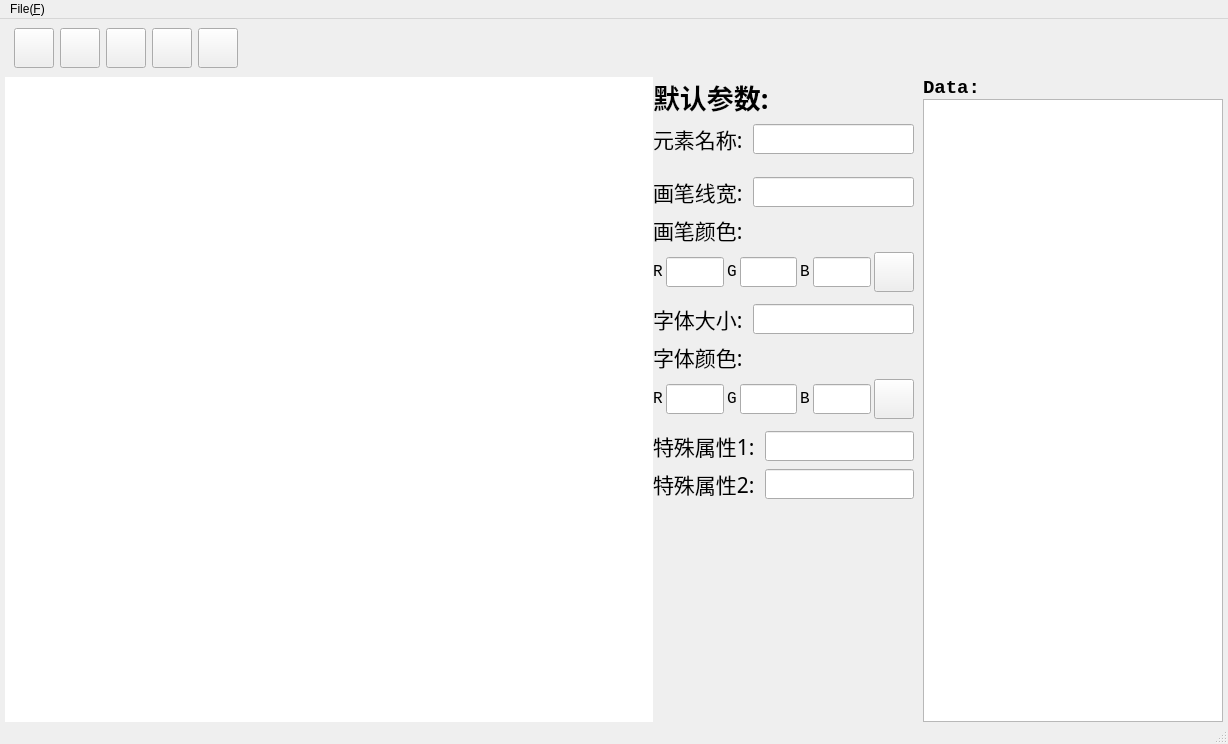
<?xml version="1.0" encoding="UTF-8"?>
<ui version="4.0">
 <class>MainWindow</class>
 <widget class="QMainWindow" name="MainWindow">
  <property name="geometry">
   <rect>
    <x>0</x>
    <y>0</y>
    <width>1228</width>
    <height>744</height>
   </rect>
  </property>
  <property name="windowTitle">
   <string>MainWindow</string>
  </property>
  <widget class="QWidget" name="centralwidget">
   <layout class="QVBoxLayout" name="mainWindowLayout">
    <property name="spacing">
     <number>0</number>
    </property>
    <property name="leftMargin">
     <number>5</number>
    </property>
    <property name="topMargin">
     <number>0</number>
    </property>
    <property name="rightMargin">
     <number>5</number>
    </property>
    <property name="bottomMargin">
     <number>0</number>
    </property>
    <item>
     <widget class="QWidget" name="widget_3" native="true">
      <property name="minimumSize">
       <size>
        <width>0</width>
        <height>50</height>
       </size>
      </property>
      <layout class="QHBoxLayout" name="horizontalLayout_2">
       <item>
        <widget class="QPushButton" name="cursorSetButton">
         <property name="minimumSize">
          <size>
           <width>40</width>
           <height>40</height>
          </size>
         </property>
         <property name="maximumSize">
          <size>
           <width>40</width>
           <height>40</height>
          </size>
         </property>
         <property name="font">
          <font>
           <family>Consolas</family>
           <pointsize>12</pointsize>
           <weight>75</weight>
           <bold>true</bold>
          </font>
         </property>
         <property name="text">
          <string/>
         </property>
         <property name="icon">
          <iconset resource="icons.qrc">
           <normaloff>:/new/prefix1/img/cursorImg.png</normaloff>:/new/prefix1/img/cursorImg.png</iconset>
         </property>
         <property name="iconSize">
          <size>
           <width>35</width>
           <height>35</height>
          </size>
         </property>
        </widget>
       </item>
       <item>
        <widget class="QPushButton" name="graphSetButton">
         <property name="minimumSize">
          <size>
           <width>40</width>
           <height>40</height>
          </size>
         </property>
         <property name="maximumSize">
          <size>
           <width>40</width>
           <height>40</height>
          </size>
         </property>
         <property name="font">
          <font>
           <family>Consolas</family>
           <pointsize>12</pointsize>
           <weight>75</weight>
           <bold>true</bold>
          </font>
         </property>
         <property name="text">
          <string/>
         </property>
         <property name="icon">
          <iconset resource="icons.qrc">
           <normaloff>:/new/prefix1/img/nodeImg.png</normaloff>:/new/prefix1/img/nodeImg.png</iconset>
         </property>
         <property name="iconSize">
          <size>
           <width>35</width>
           <height>35</height>
          </size>
         </property>
        </widget>
       </item>
       <item>
        <widget class="QPushButton" name="stackSetButton">
         <property name="minimumSize">
          <size>
           <width>40</width>
           <height>40</height>
          </size>
         </property>
         <property name="maximumSize">
          <size>
           <width>40</width>
           <height>40</height>
          </size>
         </property>
         <property name="font">
          <font>
           <family>Consolas</family>
           <pointsize>12</pointsize>
           <weight>75</weight>
           <bold>true</bold>
          </font>
         </property>
         <property name="text">
          <string/>
         </property>
         <property name="icon">
          <iconset resource="icons.qrc">
           <normaloff>:/new/prefix1/img/stackImg.png</normaloff>:/new/prefix1/img/stackImg.png</iconset>
         </property>
         <property name="iconSize">
          <size>
           <width>35</width>
           <height>35</height>
          </size>
         </property>
        </widget>
       </item>
       <item>
        <widget class="QPushButton" name="queueSetButton">
         <property name="minimumSize">
          <size>
           <width>40</width>
           <height>40</height>
          </size>
         </property>
         <property name="maximumSize">
          <size>
           <width>40</width>
           <height>40</height>
          </size>
         </property>
         <property name="font">
          <font>
           <family>Consolas</family>
           <pointsize>12</pointsize>
           <weight>75</weight>
           <bold>true</bold>
          </font>
         </property>
         <property name="text">
          <string/>
         </property>
         <property name="icon">
          <iconset resource="icons.qrc">
           <normaloff>:/new/prefix1/img/queueImg.png</normaloff>:/new/prefix1/img/queueImg.png</iconset>
         </property>
         <property name="iconSize">
          <size>
           <width>35</width>
           <height>35</height>
          </size>
         </property>
        </widget>
       </item>
       <item>
        <widget class="QPushButton" name="arrowSetButton">
         <property name="minimumSize">
          <size>
           <width>40</width>
           <height>40</height>
          </size>
         </property>
         <property name="maximumSize">
          <size>
           <width>40</width>
           <height>40</height>
          </size>
         </property>
         <property name="font">
          <font>
           <family>Consolas</family>
           <pointsize>12</pointsize>
           <weight>75</weight>
           <bold>true</bold>
          </font>
         </property>
         <property name="text">
          <string/>
         </property>
         <property name="icon">
          <iconset resource="icons.qrc">
           <normaloff>:/new/prefix1/img/arrowImg.png</normaloff>:/new/prefix1/img/arrowImg.png</iconset>
         </property>
         <property name="iconSize">
          <size>
           <width>35</width>
           <height>35</height>
          </size>
         </property>
        </widget>
       </item>
       <item>
        <spacer name="horizontalSpacer">
         <property name="orientation">
          <enum>Qt::Horizontal</enum>
         </property>
         <property name="sizeHint" stdset="0">
          <size>
           <width>967</width>
           <height>20</height>
          </size>
         </property>
        </spacer>
       </item>
      </layout>
     </widget>
    </item>
    <item>
     <widget class="QWidget" name="widget" native="true">
      <layout class="QHBoxLayout" name="horizontalLayout">
       <property name="spacing">
        <number>0</number>
       </property>
       <property name="leftMargin">
        <number>0</number>
       </property>
       <property name="topMargin">
        <number>0</number>
       </property>
       <property name="rightMargin">
        <number>0</number>
       </property>
       <property name="bottomMargin">
        <number>0</number>
       </property>
       <item>
        <widget class="PaintWidget" name="board" native="true">
         <property name="sizePolicy">
          <sizepolicy hsizetype="Expanding" vsizetype="Expanding">
           <horstretch>0</horstretch>
           <verstretch>0</verstretch>
          </sizepolicy>
         </property>
         <property name="minimumSize">
          <size>
           <width>500</width>
           <height>500</height>
          </size>
         </property>
         <property name="styleSheet">
          <string notr="true">background-color: rgb(255, 255, 255);
border-color: rgb(0, 0, 0);</string>
         </property>
        </widget>
       </item>
       <item>
        <widget class="QWidget" name="objectInfo" native="true">
         <property name="minimumSize">
          <size>
           <width>270</width>
           <height>250</height>
          </size>
         </property>
         <property name="maximumSize">
          <size>
           <width>250</width>
           <height>16777215</height>
          </size>
         </property>
         <widget class="QWidget" name="verticalLayoutWidget">
          <property name="geometry">
           <rect>
            <x>0</x>
            <y>0</y>
            <width>261</width>
            <height>631</height>
           </rect>
          </property>
          <layout class="QVBoxLayout" name="objectInfoLayout">
           <item>
            <widget class="QLabel" name="InfoTitle">
             <property name="font">
              <font>
               <family>等线</family>
               <pointsize>20</pointsize>
               <weight>75</weight>
               <bold>true</bold>
              </font>
             </property>
             <property name="text">
              <string>默认参数:</string>
             </property>
            </widget>
           </item>
           <item>
            <layout class="QHBoxLayout" name="horizontalLayout_7">
             <property name="spacing">
              <number>10</number>
             </property>
             <item>
              <widget class="QLabel" name="InfoTitle_6">
               <property name="sizePolicy">
                <sizepolicy hsizetype="Preferred" vsizetype="Maximum">
                 <horstretch>0</horstretch>
                 <verstretch>0</verstretch>
                </sizepolicy>
               </property>
               <property name="font">
                <font>
                 <family>等线</family>
                 <pointsize>16</pointsize>
                 <weight>50</weight>
                 <bold>false</bold>
                </font>
               </property>
               <property name="text">
                <string>元素名称:</string>
               </property>
              </widget>
             </item>
             <item>
              <widget class="QLineEdit" name="elementContextLineEdit">
               <property name="font">
                <font>
                 <family>Consolas</family>
                 <pointsize>14</pointsize>
                </font>
               </property>
              </widget>
             </item>
            </layout>
           </item>
           <item>
            <spacer name="verticalSpacer">
             <property name="orientation">
              <enum>Qt::Vertical</enum>
             </property>
             <property name="sizeType">
              <enum>QSizePolicy::Maximum</enum>
             </property>
             <property name="sizeHint" stdset="0">
              <size>
               <width>40</width>
               <height>15</height>
              </size>
             </property>
            </spacer>
           </item>
           <item>
            <layout class="QHBoxLayout" name="horizontalLayout_3">
             <property name="spacing">
              <number>10</number>
             </property>
             <item>
              <widget class="QLabel" name="InfoTitle_2">
               <property name="sizePolicy">
                <sizepolicy hsizetype="Preferred" vsizetype="Maximum">
                 <horstretch>0</horstretch>
                 <verstretch>0</verstretch>
                </sizepolicy>
               </property>
               <property name="font">
                <font>
                 <family>等线</family>
                 <pointsize>16</pointsize>
                 <weight>50</weight>
                 <bold>false</bold>
                </font>
               </property>
               <property name="text">
                <string>画笔线宽:</string>
               </property>
              </widget>
             </item>
             <item>
              <widget class="QLineEdit" name="lineWidthlineEdit">
               <property name="font">
                <font>
                 <family>Consolas</family>
                 <pointsize>14</pointsize>
                </font>
               </property>
              </widget>
             </item>
            </layout>
           </item>
           <item>
            <widget class="QLabel" name="InfoTitle_3">
             <property name="sizePolicy">
              <sizepolicy hsizetype="Minimum" vsizetype="Maximum">
               <horstretch>0</horstretch>
               <verstretch>0</verstretch>
              </sizepolicy>
             </property>
             <property name="font">
              <font>
               <family>等线</family>
               <pointsize>16</pointsize>
               <weight>50</weight>
               <bold>false</bold>
              </font>
             </property>
             <property name="text">
              <string>画笔颜色:</string>
             </property>
            </widget>
           </item>
           <item>
            <layout class="QHBoxLayout" name="horizontalLayout_4">
             <property name="spacing">
              <number>3</number>
             </property>
             <item>
              <widget class="QLabel" name="label_2">
               <property name="sizePolicy">
                <sizepolicy hsizetype="Preferred" vsizetype="Maximum">
                 <horstretch>0</horstretch>
                 <verstretch>0</verstretch>
                </sizepolicy>
               </property>
               <property name="font">
                <font>
                 <family>Consolas</family>
                 <pointsize>12</pointsize>
                 <weight>50</weight>
                 <bold>false</bold>
                </font>
               </property>
               <property name="text">
                <string>R</string>
               </property>
              </widget>
             </item>
             <item>
              <widget class="QLineEdit" name="rLineColorLineEdit">
               <property name="sizePolicy">
                <sizepolicy hsizetype="Expanding" vsizetype="Fixed">
                 <horstretch>0</horstretch>
                 <verstretch>0</verstretch>
                </sizepolicy>
               </property>
               <property name="font">
                <font>
                 <family>Consolas</family>
                 <pointsize>14</pointsize>
                 <weight>75</weight>
                 <bold>true</bold>
                </font>
               </property>
              </widget>
             </item>
             <item>
              <widget class="QLabel" name="label_4">
               <property name="sizePolicy">
                <sizepolicy hsizetype="Preferred" vsizetype="Maximum">
                 <horstretch>0</horstretch>
                 <verstretch>0</verstretch>
                </sizepolicy>
               </property>
               <property name="font">
                <font>
                 <family>Consolas</family>
                 <pointsize>12</pointsize>
                 <weight>50</weight>
                 <bold>false</bold>
                </font>
               </property>
               <property name="text">
                <string>G</string>
               </property>
              </widget>
             </item>
             <item>
              <widget class="QLineEdit" name="gLineColorLineEdit">
               <property name="font">
                <font>
                 <family>Consolas</family>
                 <pointsize>14</pointsize>
                 <weight>75</weight>
                 <bold>true</bold>
                </font>
               </property>
              </widget>
             </item>
             <item>
              <widget class="QLabel" name="label_5">
               <property name="sizePolicy">
                <sizepolicy hsizetype="Preferred" vsizetype="Maximum">
                 <horstretch>0</horstretch>
                 <verstretch>0</verstretch>
                </sizepolicy>
               </property>
               <property name="font">
                <font>
                 <family>Consolas</family>
                 <pointsize>12</pointsize>
                 <weight>50</weight>
                 <bold>false</bold>
                </font>
               </property>
               <property name="text">
                <string>B</string>
               </property>
              </widget>
             </item>
             <item>
              <widget class="QLineEdit" name="bLineColorLineEdit">
               <property name="sizePolicy">
                <sizepolicy hsizetype="Expanding" vsizetype="Fixed">
                 <horstretch>0</horstretch>
                 <verstretch>0</verstretch>
                </sizepolicy>
               </property>
               <property name="font">
                <font>
                 <family>Consolas</family>
                 <pointsize>14</pointsize>
                 <weight>75</weight>
                 <bold>true</bold>
                </font>
               </property>
              </widget>
             </item>
             <item>
              <widget class="QPushButton" name="lineColorDisplayScreen">
               <property name="sizePolicy">
                <sizepolicy hsizetype="Minimum" vsizetype="Maximum">
                 <horstretch>0</horstretch>
                 <verstretch>0</verstretch>
                </sizepolicy>
               </property>
               <property name="minimumSize">
                <size>
                 <width>40</width>
                 <height>40</height>
                </size>
               </property>
               <property name="maximumSize">
                <size>
                 <width>40</width>
                 <height>40</height>
                </size>
               </property>
               <property name="font">
                <font>
                 <family>Consolas</family>
                 <pointsize>12</pointsize>
                 <weight>75</weight>
                 <bold>true</bold>
                </font>
               </property>
               <property name="text">
                <string/>
               </property>
              </widget>
             </item>
            </layout>
           </item>
           <item>
            <spacer name="verticalSpacer_3">
             <property name="orientation">
              <enum>Qt::Vertical</enum>
             </property>
             <property name="sizeType">
              <enum>QSizePolicy::Maximum</enum>
             </property>
             <property name="sizeHint" stdset="0">
              <size>
               <width>88</width>
               <height>5</height>
              </size>
             </property>
            </spacer>
           </item>
           <item>
            <layout class="QHBoxLayout" name="horizontalLayout_6">
             <property name="spacing">
              <number>10</number>
             </property>
             <item>
              <widget class="QLabel" name="InfoTitle_5">
               <property name="sizePolicy">
                <sizepolicy hsizetype="Preferred" vsizetype="Maximum">
                 <horstretch>0</horstretch>
                 <verstretch>0</verstretch>
                </sizepolicy>
               </property>
               <property name="font">
                <font>
                 <family>等线</family>
                 <pointsize>16</pointsize>
                 <weight>50</weight>
                 <bold>false</bold>
                </font>
               </property>
               <property name="text">
                <string>字体大小:</string>
               </property>
              </widget>
             </item>
             <item>
              <widget class="QLineEdit" name="fontSizelineEdit">
               <property name="font">
                <font>
                 <family>Consolas</family>
                 <pointsize>14</pointsize>
                </font>
               </property>
              </widget>
             </item>
            </layout>
           </item>
           <item>
            <widget class="QLabel" name="InfoTitle_4">
             <property name="sizePolicy">
              <sizepolicy hsizetype="Minimum" vsizetype="Maximum">
               <horstretch>0</horstretch>
               <verstretch>0</verstretch>
              </sizepolicy>
             </property>
             <property name="font">
              <font>
               <family>等线</family>
               <pointsize>16</pointsize>
               <weight>50</weight>
               <bold>false</bold>
              </font>
             </property>
             <property name="text">
              <string>字体颜色:</string>
             </property>
            </widget>
           </item>
           <item>
            <layout class="QHBoxLayout" name="horizontalLayout_5">
             <property name="spacing">
              <number>3</number>
             </property>
             <item>
              <widget class="QLabel" name="label_3">
               <property name="sizePolicy">
                <sizepolicy hsizetype="Preferred" vsizetype="Maximum">
                 <horstretch>0</horstretch>
                 <verstretch>0</verstretch>
                </sizepolicy>
               </property>
               <property name="font">
                <font>
                 <family>Consolas</family>
                 <pointsize>12</pointsize>
                 <weight>50</weight>
                 <bold>false</bold>
                </font>
               </property>
               <property name="text">
                <string>R</string>
               </property>
              </widget>
             </item>
             <item>
              <widget class="QLineEdit" name="rFontColorLineEdit">
               <property name="sizePolicy">
                <sizepolicy hsizetype="Expanding" vsizetype="Fixed">
                 <horstretch>0</horstretch>
                 <verstretch>0</verstretch>
                </sizepolicy>
               </property>
               <property name="font">
                <font>
                 <family>Consolas</family>
                 <pointsize>14</pointsize>
                 <weight>75</weight>
                 <bold>true</bold>
                </font>
               </property>
              </widget>
             </item>
             <item>
              <widget class="QLabel" name="label_6">
               <property name="sizePolicy">
                <sizepolicy hsizetype="Preferred" vsizetype="Maximum">
                 <horstretch>0</horstretch>
                 <verstretch>0</verstretch>
                </sizepolicy>
               </property>
               <property name="font">
                <font>
                 <family>Consolas</family>
                 <pointsize>12</pointsize>
                 <weight>50</weight>
                 <bold>false</bold>
                </font>
               </property>
               <property name="text">
                <string>G</string>
               </property>
              </widget>
             </item>
             <item>
              <widget class="QLineEdit" name="gFontColorLineEdit">
               <property name="font">
                <font>
                 <family>Consolas</family>
                 <pointsize>14</pointsize>
                 <weight>75</weight>
                 <bold>true</bold>
                </font>
               </property>
              </widget>
             </item>
             <item>
              <widget class="QLabel" name="label_7">
               <property name="sizePolicy">
                <sizepolicy hsizetype="Preferred" vsizetype="Maximum">
                 <horstretch>0</horstretch>
                 <verstretch>0</verstretch>
                </sizepolicy>
               </property>
               <property name="font">
                <font>
                 <family>Consolas</family>
                 <pointsize>12</pointsize>
                 <weight>50</weight>
                 <bold>false</bold>
                </font>
               </property>
               <property name="text">
                <string>B</string>
               </property>
              </widget>
             </item>
             <item>
              <widget class="QLineEdit" name="bFontColorLineEdit">
               <property name="sizePolicy">
                <sizepolicy hsizetype="Expanding" vsizetype="Fixed">
                 <horstretch>0</horstretch>
                 <verstretch>0</verstretch>
                </sizepolicy>
               </property>
               <property name="font">
                <font>
                 <family>Consolas</family>
                 <pointsize>14</pointsize>
                 <weight>75</weight>
                 <bold>true</bold>
                </font>
               </property>
              </widget>
             </item>
             <item>
              <widget class="QPushButton" name="fontColorDisplayScreen">
               <property name="sizePolicy">
                <sizepolicy hsizetype="Minimum" vsizetype="Maximum">
                 <horstretch>0</horstretch>
                 <verstretch>0</verstretch>
                </sizepolicy>
               </property>
               <property name="minimumSize">
                <size>
                 <width>40</width>
                 <height>40</height>
                </size>
               </property>
               <property name="maximumSize">
                <size>
                 <width>40</width>
                 <height>40</height>
                </size>
               </property>
               <property name="font">
                <font>
                 <family>Consolas</family>
                 <pointsize>12</pointsize>
                 <weight>75</weight>
                 <bold>true</bold>
                </font>
               </property>
               <property name="text">
                <string/>
               </property>
              </widget>
             </item>
            </layout>
           </item>
           <item>
            <spacer name="verticalSpacer_4">
             <property name="orientation">
              <enum>Qt::Vertical</enum>
             </property>
             <property name="sizeType">
              <enum>QSizePolicy::Maximum</enum>
             </property>
             <property name="sizeHint" stdset="0">
              <size>
               <width>88</width>
               <height>5</height>
              </size>
             </property>
            </spacer>
           </item>
           <item>
            <layout class="QHBoxLayout" name="horizontalLayout_8">
             <property name="spacing">
              <number>10</number>
             </property>
             <item>
              <widget class="QLabel" name="specialAttributeOneLabel">
               <property name="sizePolicy">
                <sizepolicy hsizetype="Preferred" vsizetype="Maximum">
                 <horstretch>0</horstretch>
                 <verstretch>0</verstretch>
                </sizepolicy>
               </property>
               <property name="font">
                <font>
                 <family>等线</family>
                 <pointsize>16</pointsize>
                 <weight>50</weight>
                 <bold>false</bold>
                </font>
               </property>
               <property name="text">
                <string>特殊属性1:</string>
               </property>
              </widget>
             </item>
             <item>
              <widget class="QLineEdit" name="specialAttributeOneLineedit">
               <property name="font">
                <font>
                 <family>Consolas</family>
                 <pointsize>14</pointsize>
                </font>
               </property>
              </widget>
             </item>
            </layout>
           </item>
           <item>
            <layout class="QHBoxLayout" name="horizontalLayout_10">
             <property name="spacing">
              <number>10</number>
             </property>
             <item>
              <widget class="QLabel" name="specialAttributeTwoLabel">
               <property name="sizePolicy">
                <sizepolicy hsizetype="Preferred" vsizetype="Maximum">
                 <horstretch>0</horstretch>
                 <verstretch>0</verstretch>
                </sizepolicy>
               </property>
               <property name="font">
                <font>
                 <family>等线</family>
                 <pointsize>16</pointsize>
                 <weight>50</weight>
                 <bold>false</bold>
                </font>
               </property>
               <property name="text">
                <string>特殊属性2:</string>
               </property>
              </widget>
             </item>
             <item>
              <widget class="QLineEdit" name="specialAttributeTwoLineedit">
               <property name="font">
                <font>
                 <family>Consolas</family>
                 <pointsize>14</pointsize>
                </font>
               </property>
              </widget>
             </item>
            </layout>
           </item>
           <item>
            <spacer name="verticalSpacer_2">
             <property name="orientation">
              <enum>Qt::Vertical</enum>
             </property>
             <property name="sizeType">
              <enum>QSizePolicy::Expanding</enum>
             </property>
             <property name="sizeHint" stdset="0">
              <size>
               <width>20</width>
               <height>40</height>
              </size>
             </property>
            </spacer>
           </item>
          </layout>
         </widget>
        </widget>
       </item>
       <item>
        <widget class="QWidget" name="widget_2" native="true">
         <property name="sizePolicy">
          <sizepolicy hsizetype="Fixed" vsizetype="Minimum">
           <horstretch>0</horstretch>
           <verstretch>0</verstretch>
          </sizepolicy>
         </property>
         <layout class="QVBoxLayout" name="verticalLayout">
          <property name="spacing">
           <number>0</number>
          </property>
          <property name="leftMargin">
           <number>0</number>
          </property>
          <property name="topMargin">
           <number>0</number>
          </property>
          <property name="rightMargin">
           <number>0</number>
          </property>
          <property name="bottomMargin">
           <number>0</number>
          </property>
          <item>
           <widget class="QLabel" name="label">
            <property name="font">
             <font>
              <family>Consolas</family>
              <pointsize>14</pointsize>
              <weight>75</weight>
              <bold>true</bold>
             </font>
            </property>
            <property name="text">
             <string>Data:</string>
            </property>
           </widget>
          </item>
          <item>
           <widget class="QTextEdit" name="MapInfo">
            <property name="minimumSize">
             <size>
              <width>300</width>
              <height>250</height>
             </size>
            </property>
            <property name="maximumSize">
             <size>
              <width>300</width>
              <height>16777215</height>
             </size>
            </property>
           </widget>
          </item>
         </layout>
        </widget>
       </item>
      </layout>
     </widget>
    </item>
   </layout>
  </widget>
  <widget class="QMenuBar" name="menubar">
   <property name="geometry">
    <rect>
     <x>0</x>
     <y>0</y>
     <width>1228</width>
     <height>26</height>
    </rect>
   </property>
   <widget class="QMenu" name="menuFile_F">
    <property name="title">
     <string>File(&amp;F)</string>
    </property>
    <addaction name="openGraphAction"/>
    <addaction name="newGraphAction"/>
    <addaction name="saveGraphAction"/>
    <addaction name="renderImageAction"/>
   </widget>
   <addaction name="menuFile_F"/>
  </widget>
  <widget class="QStatusBar" name="statusbar"/>
  <action name="openGraphAction">
   <property name="text">
    <string>Open Graph(&amp;O)</string>
   </property>
  </action>
  <action name="newGraphAction">
   <property name="text">
    <string>New Graph(&amp;N)</string>
   </property>
  </action>
  <action name="saveGraphAction">
   <property name="text">
    <string>Save Graph(&amp;S)</string>
   </property>
  </action>
  <action name="renderImageAction">
   <property name="text">
    <string>Render to Image(&amp;I)</string>
   </property>
  </action>
 </widget>
 <customwidgets>
  <customwidget>
   <class>PaintWidget</class>
   <extends>QWidget</extends>
   <header>paintwidget.h</header>
   <container>1</container>
  </customwidget>
 </customwidgets>
 <resources>
  <include location="icons.qrc"/>
 </resources>
 <connections/>
</ui>
